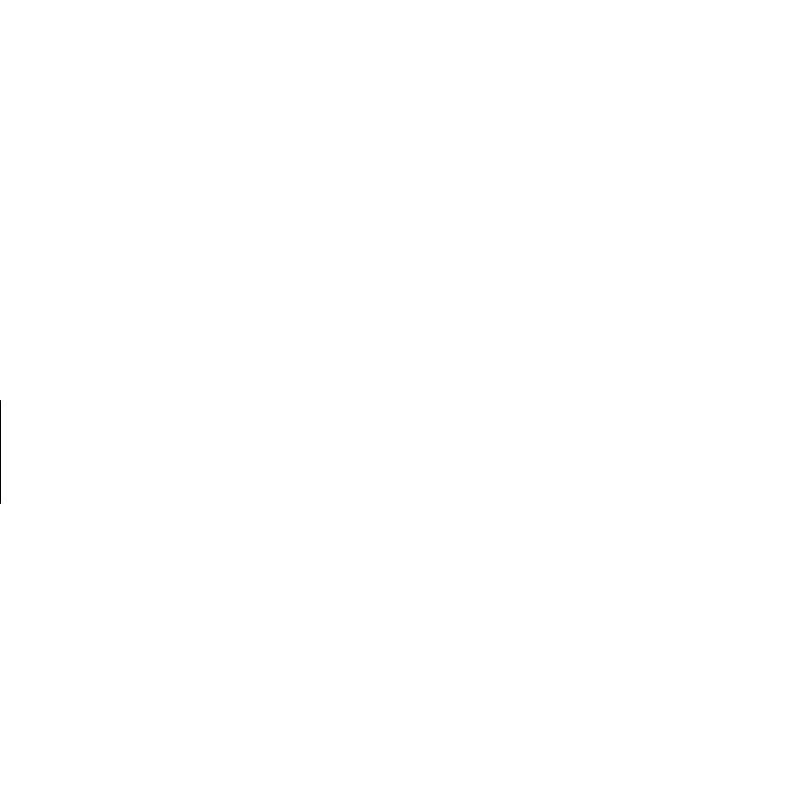
Frame 1 (no input)
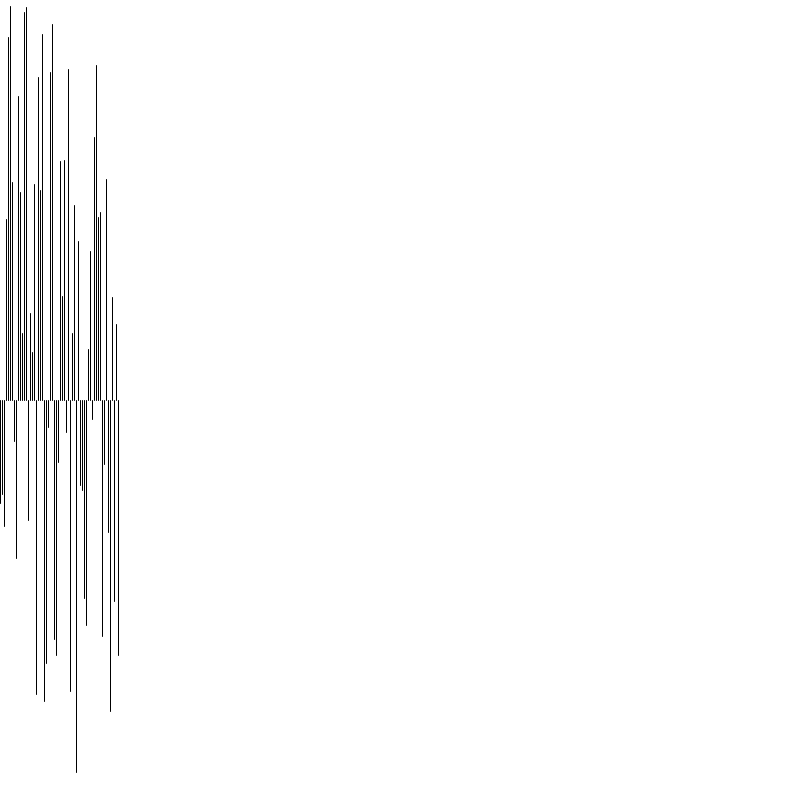
Frame 60 (the mouse pressed at the canvas centre just before this capture)
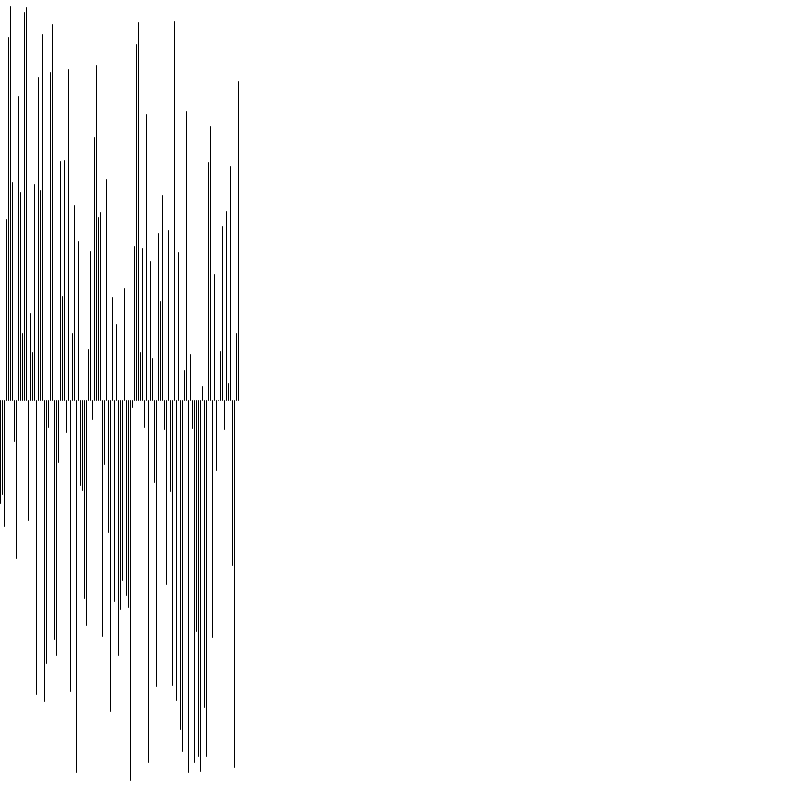
Frame 120 (the mouse held since frame 60 and released just before this capture)

The Processing sketch that drew these frames (run headless with seeded random() and noise(); from frame 60 on, the mouse is pressed at the canvas centre):

// Processing sketch: LSI_029_linesVariation
// ── LSI_029_linesVariation.pde
float posX=0;
float posY=0;

int step=2;

void setup(){
  
  size(800,800);
  background(255);
}

void draw(){
 
 int rand = int(random(2));
 println(rand);
  
posY=random(0,400);
 
if(rand==0) posY=posY;
if(rand==1) posY=posY+400;
  
if (posY<width){
 
  line(posX,400,posX,posY);
  posX=posX+step;
  
}
}
